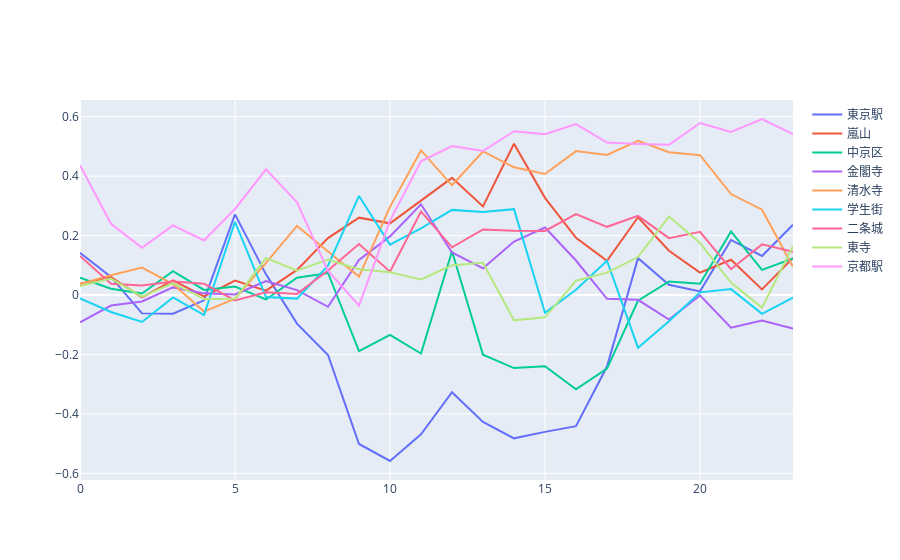

Write notebook code for a chart like this one.
### Code cell
list_place = df['place'].unique()
fig = go.Figure(data=[
    go.Scatter(x = df[df['place']==list_place[0]]['time'], y = df[df['place']==list_place[0]]['r'], name = list_place[0],),
    go.Scatter(x = df[df['place']==list_place[1]]['time'], y = df[df['place']==list_place[1]]['r'], name = list_place[1],),
    go.Scatter(x = df[df['place']==list_place[2]]['time'], y = df[df['place']==list_place[2]]['r'], name = list_place[2],),
    go.Scatter(x = df[df['place']==list_place[3]]['time'], y = df[df['place']==list_place[3]]['r'], name = list_place[3],),
    go.Scatter(x = df[df['place']==list_place[4]]['time'], y = df[df['place']==list_place[4]]['r'], name = list_place[4],),
    go.Scatter(x = df[df['place']==list_place[5]]['time'], y = df[df['place']==list_place[5]]['r'], name = list_place[5],),
    go.Scatter(x = df[df['place']==list_place[6]]['time'], y = df[df['place']==list_place[6]]['r'], name = list_place[6],),
    go.Scatter(x = df[df['place']==list_place[7]]['time'], y = df[df['place']==list_place[7]]['r'], name = list_place[7],),
    go.Scatter(x = df[df['place']==list_place[8]]['time'], y = df[df['place']==list_place[8]]['r'], name = list_place[8],),
    ])
fig.show()

### Figure 1 — Plotly figure (JSON) as saved in the notebook; plotly's stock layout.template omitted (floating-point values rounded to 4 significant figures)
{"data": [{"name": "東京駅", "type": "scatter", "x": [0, 1, 2, 3, 4, 5, 6, 7, 8, 9, 10, 11, 12, 13, 14, 15, 16, 17, 18, 19, 20, 21, 22, 23], "y": [0.1422, 0.06103, -0.06149, -0.06288, -0.01765, 0.2715, 0.06974, -0.09591, -0.2014, -0.5009, -0.5581, -0.4684, -0.3266, -0.4269, -0.4819, -0.4601, -0.4411, -0.2403, 0.1243, 0.03475, 0.01255, 0.1855, 0.1318, 0.2365]}, {"name": "嵐山", "type": "scatter", "x": [0, 1, 2, 3, 4, 5, 6, 7, 8, 9, 10, 11, 12, 13, 14, 15, 16, 17, 18, 19, 20, 21, 22, 23], "y": [0.03839, 0.06092, -0.007477, 0.04937, -0.004488, 0.04904, 0.01485, 0.08477, 0.1917, 0.2605, 0.2413, 0.318, 0.3944, 0.2984, 0.509, 0.3271, 0.1925, 0.1153, 0.2618, 0.1493, 0.07583, 0.119, 0.01931, 0.1253]}, {"name": "中京区", "type": "scatter", "x": [0, 1, 2, 3, 4, 5, 6, 7, 8, 9, 10, 11, 12, 13, 14, 15, 16, 17, 18, 19, 20, 21, 22, 23], "y": [0.05881, 0.02158, 0.005317, 0.0807, 0.01743, 0.0286, -0.01468, 0.05858, 0.07434, -0.1884, -0.1341, -0.1966, 0.1474, -0.2006, -0.2455, -0.2393, -0.3167, -0.2473, -0.01901, 0.04609, 0.03794, 0.2143, 0.08498, 0.123]}, {"name": "金閣寺", "type": "scatter", "x": [0, 1, 2, 3, 4, 5, 6, 7, 8, 9, 10, 11, 12, 13, 14, 15, 16, 17, 18, 19, 20, 21, 22, 23], "y": [-0.09175, -0.0353, -0.02139, 0.02585, 0.005807, 0.002263, 0.04754, 0.01683, -0.03928, 0.1179, 0.1975, 0.3056, 0.1433, 0.09002, 0.1801, 0.2272, 0.1163, -0.01269, -0.0158, -0.08247, -0.001029, -0.1095, -0.08568, -0.1125]}, {"name": "清水寺", "type": "scatter", "x": [0, 1, 2, 3, 4, 5, 6, 7, 8, 9, 10, 11, 12, 13, 14, 15, 16, 17, 18, 19, 20, 21, 22, 23], "y": [0.03707, 0.06678, 0.0928, 0.03723, -0.05537, -0.01164, 0.1083, 0.2328, 0.1469, 0.06211, 0.2969, 0.4867, 0.3694, 0.4832, 0.4299, 0.4074, 0.4845, 0.4712, 0.5192, 0.4807, 0.4708, 0.3399, 0.2872, 0.09493]}, {"name": "学生街", "type": "scatter", "x": [0, 1, 2, 3, 4, 5, 6, 7, 8, 9, 10, 11, 12, 13, 14, 15, 16, 17, 18, 19, 20, 21, 22, 23], "y": [-0.01121, -0.05683, -0.09021, -0.008095, -0.0672, 0.2464, -0.006456, -0.01185, 0.09915, 0.3335, 0.1698, 0.2244, 0.2867, 0.2798, 0.2891, -0.05945, 0.01772, 0.1158, -0.1769, -0.08766, 0.009201, 0.02018, -0.06319, -0.008187]}, {"name": "二条城", "type": "scatter", "x": [0, 1, 2, 3, 4, 5, 6, 7, 8, 9, 10, 11, 12, 13, 14, 15, 16, 17, 18, 19, 20, 21, 22, 23], "y": [0.1318, 0.0379, 0.03253, 0.04546, 0.03841, -0.01784, 0.009579, 0.003997, 0.08259, 0.1719, 0.07885, 0.2813, 0.1608, 0.2209, 0.2169, 0.2157, 0.2725, 0.2297, 0.2664, 0.1915, 0.2129, 0.08717, 0.1707, 0.1458]}, {"name": "東寺", "type": "scatter", "x": [0, 1, 2, 3, 4, 5, 6, 7, 8, 9, 10, 11, 12, 13, 14, 15, 16, 17, 18, 19, 20, 21, 22, 23], "y": [0.03012, 0.05569, -0.005137, 0.04019, -0.01343, -0.01251, 0.1246, 0.08249, 0.1193, 0.08728, 0.07656, 0.05295, 0.1003, 0.1084, -0.08487, -0.07469, 0.04852, 0.07554, 0.1281, 0.2645, 0.1752, 0.04202, -0.04208, 0.1644]}, {"name": "京都駅", "type": "scatter", "x": [0, 1, 2, 3, 4, 5, 6, 7, 8, 9, 10, 11, 12, 13, 14, 15, 16, 17, 18, 19, 20, 21, 22, 23], "y": [0.4371, 0.2401, 0.1589, 0.2342, 0.1838, 0.2897, 0.4229, 0.3119, 0.08126, -0.0349, 0.2506, 0.45, 0.5014, 0.4847, 0.5514, 0.541, 0.5753, 0.5132, 0.5085, 0.5057, 0.579, 0.5488, 0.5924, 0.5412]}], "layout": {}}
